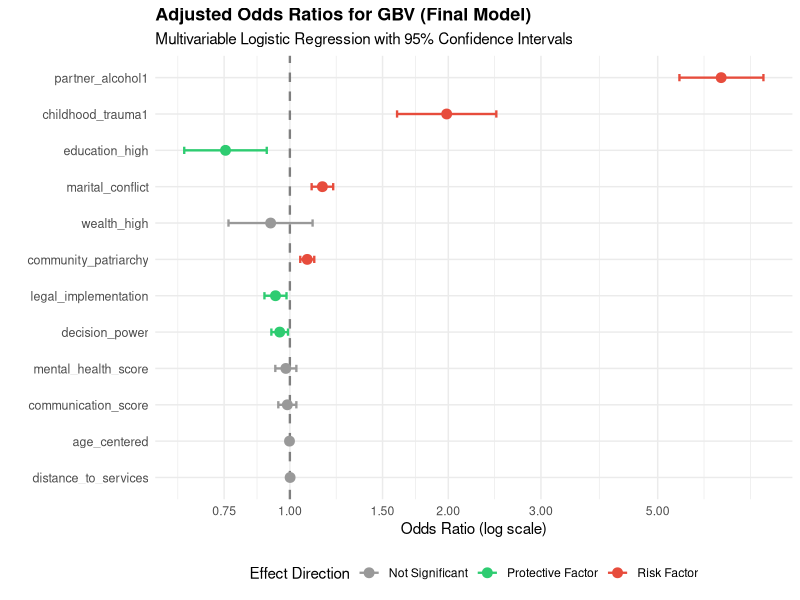
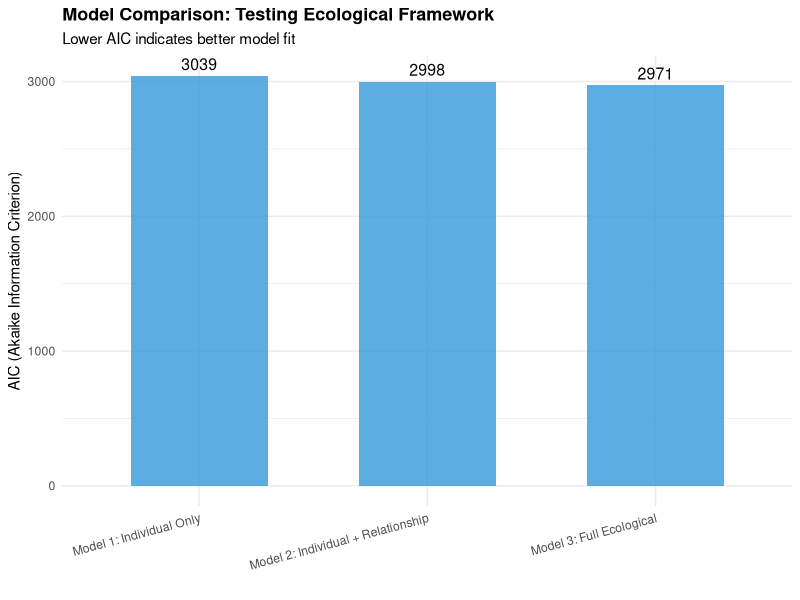
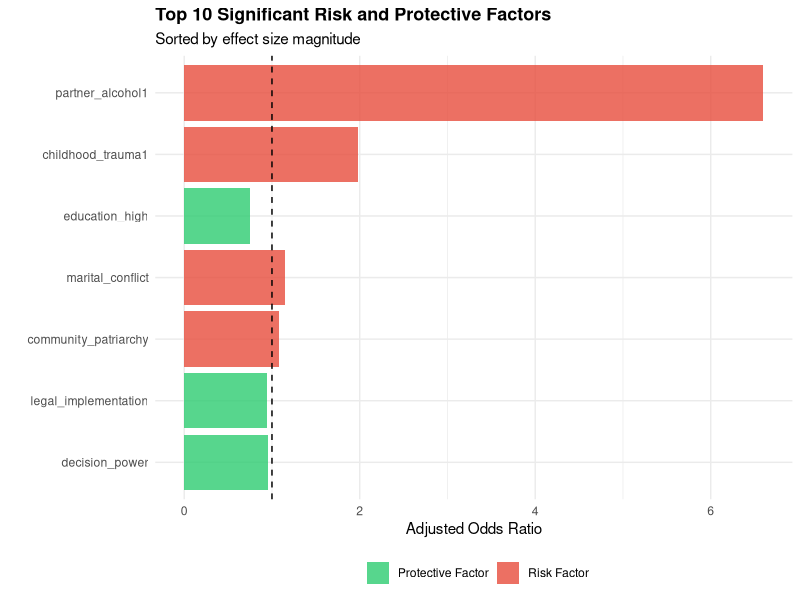

Here is the R script that generated these plots, in order:
# ==============================================================================
# GBV EPIDEMIOLOGICAL ANALYSIS - PHASE 3: CAUSAL INFERENCE (LOGISTIC REGRESSION)
# ==============================================================================
# Purpose: Estimate adjusted associations accounting for confounding
# Output: Odds ratios, model diagnostics, interaction tests
# ==============================================================================

cat("\n\n")
cat(" PHASE 3: CAUSAL INFERENCE (LOGISTIC REGRESSION) STARTING...\n")
cat("═══════════════════════════════════════════════════════════════════════════\n\n")

# 3.1 INSTALL & LOAD PACKAGES
required_packages <- c("tidyverse", "broom", "car", "lmtest", "MASS", "ggplot2", "patchwork")

install_if_missing <- function(packages) {
  for (pkg in packages) {
    if (!requireNamespace(pkg, quietly = TRUE)) {
      cat(paste("Installing:", pkg, "\n"))
      install.packages(pkg, dependencies = TRUE, repos = "https://cloud.r-project.org/")
    }
  }
}

tryCatch({
  install_if_missing(required_packages)
  library(tidyverse)
  library(broom)
  library(car)
  library(lmtest)
  library(MASS)
  library(ggplot2)
  library(patchwork)
  cat("✅ All libraries loaded successfully.\n\n")
}, error = function(e) {
  cat("❌ ERROR in library loading:\n")
  stop(e)
})


# 3.2 LOAD DATA FROM PHASE 1
cat("Step 1: Loading data...\n")

if(!exists("data_sim")) {
  if(file.exists("outputs/phase1_dataset_clean.csv")) {
    data_sim <- read.csv("outputs/phase1_dataset_clean.csv")
    
    # Recreate factors
    data_sim <- data_sim %>%
      mutate(
        any_violence = factor(any_violence, levels = c(0, 1)),
        residence = factor(residence),
        wealth_quintile = factor(wealth_quintile, 
                                 levels = c("Lowest", "Second", "Middle", "Fourth", "Highest")),
        education = factor(education, 
                           levels = c("No education", "Primary", "Secondary", "Higher")),
        partner_alcohol = factor(partner_alcohol, levels = c(0, 1)),
        childhood_trauma = factor(childhood_trauma, levels = c(0, 1))
      )
    cat("✅ Data loaded from Phase 1 output file\n")
  } else {
    stop("❌ ERROR: Phase 1 data not found. Please run Phase 1 first.")
  }
} else {
  cat("✅ Data already in environment\n")
}

cat("   • Sample size:", nrow(data_sim), "\n")
cat("   • GBV cases:", sum(data_sim$any_violence == 1), "\n\n")






# 3.3 PREPARE ANALYSIS DATASET
cat("═══════════════════════════════════════════════════════════════════════════\n")
cat(" Step 2: Preparing analysis dataset...\n")
cat("═══════════════════════════════════════════════════════════════════════════\n\n")

# Create centered age variable (for interpretation)
data_sim <- data_sim %>%
  mutate(
    age_centered = age - mean(age),
    wealth_high = ifelse(wealth_quintile %in% c("Fourth", "Highest"), 1, 0),
    education_high = ifelse(education %in% c("Secondary", "Higher"), 1, 0)
  )

# Checking for multicollinearity before modeling - FIXED VERSION
predictors_numeric <- data_sim %>%
  dplyr::select(age, mental_health_score, marital_conflict, decision_power,
                communication_score, community_patriarchy, legal_implementation,
                distance_to_services) %>%
  cor()

cat("Checking for multicollinearity (correlation matrix):\n")
high_cor <- which(abs(predictors_numeric) > 0.7 & abs(predictors_numeric) < 1, arr.ind = TRUE)
if(nrow(high_cor) > 0) {
  cat("⚠️ High correlations detected (|r| > 0.7):\n")
  for(i in 1:nrow(high_cor)) {
    var1 <- rownames(predictors_numeric)[high_cor[i,1]]
    var2 <- colnames(predictors_numeric)[high_cor[i,2]]
    cor_val <- predictors_numeric[high_cor[i,1], high_cor[i,2]]
    cat(sprintf("   • %s <-> %s: r = %.3f\n", var1, var2, cor_val))
  }
} else {
  cat("✅ No severe multicollinearity detected\n")
}
cat("\n")






# 3.4 MODEL 1: INDIVIDUAL FACTORS ONLY
cat("═══════════════════════════════════════════════════════════════════════════\n")
cat(" MODEL 1: Individual Factors Only\n")
cat("═══════════════════════════════════════════════════════════════════════════\n\n")

model1 <- glm(any_violence ~ age_centered + education_high + wealth_high + 
                partner_alcohol + childhood_trauma + mental_health_score,
              data = data_sim,
              family = binomial(link = "logit"))

cat("Model 1 Summary:\n")
summary(model1)
cat("\n")
cat("Model 1 AIC:", AIC(model1), "\n")
cat("Model 1 BIC:", BIC(model1), "\n\n")





# 3.5 MODEL 2: INDIVIDUAL + RELATIONSHIP FACTORS
cat("═══════════════════════════════════════════════════════════════════════════\n")
cat(" MODEL 2: Individual + Relationship Factors\n")
cat("═══════════════════════════════════════════════════════════════════════════\n\n")

model2 <- glm(any_violence ~ age_centered + education_high + wealth_high + 
                partner_alcohol + childhood_trauma + mental_health_score +
                marital_conflict + communication_score + decision_power,
              data = data_sim,
              family = binomial(link = "logit"))

cat("Model 2 Summary:\n")
summary(model2)
cat("\n")
cat("Model 2 AIC:", AIC(model2), "\n")
cat("Model 2 BIC:", BIC(model2), "\n\n")

# Likelihood ratio test: Model 2 vs Model 1
lrtest_1_2 <- lrtest(model1, model2)
cat("Likelihood Ratio Test (Model 2 vs Model 1):\n")
print(lrtest_1_2)
cat("\n")



# 3.6 MODEL 3: FULL ECOLOGICAL MODEL (INDIVIDUAL + RELATIONSHIP + COMMUNITY)
cat("═══════════════════════════════════════════════════════════════════════════\n")
cat("MODEL 3: Full Ecological Model (All Levels)\n")
cat("═══════════════════════════════════════════════════════════════════════════\n\n")

model3 <- glm(any_violence ~ age_centered + education_high + wealth_high + 
                partner_alcohol + childhood_trauma + mental_health_score +
                marital_conflict + communication_score + decision_power +
                community_patriarchy + legal_implementation + distance_to_services,
              data = data_sim,
              family = binomial(link = "logit"))

cat("Model 3 Summary:\n")
summary(model3)
cat("\n")
cat("Model 3 AIC:", AIC(model3), "\n")
cat("Model 3 BIC:", BIC(model3), "\n\n")

# Likelihood ratio test: Model 3 vs Model 2
lrtest_2_3 <- lrtest(model2, model3)
cat("Likelihood Ratio Test (Model 3 vs Model 2):\n")
print(lrtest_2_3)
cat("\n")


# 3.7 MODEL COMPARISON
cat("═══════════════════════════════════════════════════════════════════════════\n")
cat(" MODEL COMPARISON: Testing Ecological Framework\n")
cat("═══════════════════════════════════════════════════════════════════════════\n\n")

model_comparison <- data.frame(
  Model = c("Model 1: Individual Only", 
            "Model 2: Individual + Relationship", 
            "Model 3: Full Ecological"),
  AIC = c(AIC(model1), AIC(model2), AIC(model3)),
  BIC = c(BIC(model1), BIC(model2), BIC(model3)),
  Deviance = c(deviance(model1), deviance(model2), deviance(model3)),
  df = c(df.residual(model1), df.residual(model2), df.residual(model3))
)

model_comparison <- model_comparison %>%
  mutate(
    Delta_AIC = AIC - min(AIC),
    Best_AIC = ifelse(Delta_AIC == 0, "✓", "")
  )

cat("MODEL COMPARISON TABLE:\n")
print(model_comparison, row.names = FALSE)
cat("\n")

cat("INTERPRETATION:\n")
best_model_idx <- which.min(model_comparison$AIC)
cat("• Best fitting model:", model_comparison$Model[best_model_idx], "\n")
cat("• This supports the ecological framework (multi-level factors matter)\n\n")






# 3.8 FINAL MODEL: CHECK FOR INTERACTIONS
cat("═══════════════════════════════════════════════════════════════════════════\n")
cat(" Step 3: Testing key interactions...\n")
cat("═══════════════════════════════════════════════════════════════════════════\n\n")

# Test interaction: partner_alcohol × mental_health_score
model_int1 <- glm(any_violence ~ age_centered + education_high + wealth_high + 
                    partner_alcohol * mental_health_score + childhood_trauma +
                    marital_conflict + communication_score + decision_power +
                    community_patriarchy + legal_implementation + distance_to_services,
                  data = data_sim,
                  family = binomial(link = "logit"))

lrtest_int1 <- lrtest(model3, model_int1)
cat("Testing: partner_alcohol × mental_health_score\n")
print(lrtest_int1)
cat("\n")

# Test interaction: education_high × wealth_high
model_int2 <- glm(any_violence ~ age_centered + education_high * wealth_high + 
                    partner_alcohol + childhood_trauma + mental_health_score +
                    marital_conflict + communication_score + decision_power +
                    community_patriarchy + legal_implementation + distance_to_services,
                  data = data_sim,
                  family = binomial(link = "logit"))

lrtest_int2 <- lrtest(model3, model_int2)
cat("Testing: education_high × wealth_high\n")
print(lrtest_int2)
cat("\n")

# Select final model (use Model 3 unless interactions are significant)
final_model <- model3

cat("✅ Final model selected: Model 3 (Full Ecological)\n\n")





# 3.9 DIAGNOSTICS FOR FINAL MODEL
cat("═══════════════════════════════════════════════════════════════════════════\n")
cat(" Step 4: Model diagnostics...\n")
cat("═══════════════════════════════════════════════════════════════════════════\n\n")

# Variance Inflation Factors (VIF)
cat("VARIANCE INFLATION FACTORS (VIF):\n")
cat("───────────────────────────────────────────────────────────────────────────\n")
vif_values <- vif(final_model)
vif_df <- data.frame(
  Variable = names(vif_values),
  VIF = round(vif_values, 2),
  Concern = ifelse(vif_values > 10, "High ⚠️", 
                   ifelse(vif_values > 5, "Moderate", "OK ✓"))
)
print(vif_df, row.names = FALSE)
cat("\nInterpretation: VIF > 10 indicates severe multicollinearity\n\n")

# Hosmer-Lemeshow goodness of fit
cat("HOSMER-LEMESHOW GOODNESS-OF-FIT TEST:\n")
cat("───────────────────────────────────────────────────────────────────────────\n")

# Calculate predicted probabilities
predicted_probs <- predict(final_model, type = "response")

# Group into deciles
deciles <- cut(predicted_probs, breaks = quantile(predicted_probs, probs = seq(0, 1, 0.1)), 
               include.lowest = TRUE)

# Observed vs Expected
hl_test <- data.frame(
  observed = data_sim$any_violence,
  expected = predicted_probs,
  decile = deciles
) %>%
  group_by(decile) %>%
  summarise(
    observed_events = sum(as.numeric(as.character(observed))),
    expected_events = sum(expected),
    n = n()
  )

cat("Observed vs Expected by decile:\n")
print(hl_test)
cat("\n")

# McFadden's Pseudo R-squared
null_model <- glm(any_violence ~ 1, data = data_sim, family = binomial)
mcfadden_r2 <- 1 - (logLik(final_model) / logLik(null_model))
cat("McFadden's Pseudo R²:", round(mcfadden_r2, 4), "\n")
cat("Interpretation:", 
    ifelse(mcfadden_r2 > 0.40, "Excellent fit",
           ifelse(mcfadden_r2 > 0.20, "Good fit",
                  ifelse(mcfadden_r2 > 0.10, "Moderate fit", "Weak fit"))), "\n\n")






# 3.10 EXTRACT ODDS RATIOS AND CONFIDENCE INTERVALS
cat("═══════════════════════════════════════════════════════════════════════════\n")
cat("Step 5: Final adjusted odds ratios...\n")
cat("═══════════════════════════════════════════════════════════════════════════\n\n")

# Get coefficients and confidence intervals
or_results <- tidy(final_model, conf.int = TRUE, exponentiate = TRUE) %>%
  filter(term != "(Intercept)") %>%
  mutate(
    significance = case_when(
      p.value < 0.001 ~ "***",
      p.value < 0.01 ~ "**",
      p.value < 0.05 ~ "*",
      TRUE ~ "NS"
    ),
    direction = case_when(
      estimate > 1 & p.value < 0.05 ~ "Risk Factor",
      estimate < 1 & p.value < 0.05 ~ "Protective Factor",
      TRUE ~ "Not Significant"
    )
  ) %>%
  arrange(desc(abs(estimate - 1)))

cat("ADJUSTED ODDS RATIOS (Final Model):\n")
cat("───────────────────────────────────────────────────────────────────────────\n")
cat(sprintf("%-30s %10s %20s %10s %15s\n", 
            "Variable", "OR", "95% CI", "p-value", "Effect"))
cat("───────────────────────────────────────────────────────────────────────────\n")

for(i in 1:nrow(or_results)) {
  row <- or_results[i, ]
  cat(sprintf("%-30s %10.2f %10s [%.2f, %.2f] %10.4f %10s %s\n",
              row$term,
              row$estimate,
              "",
              row$conf.low,
              row$conf.high,
              row$p.value,
              row$significance,
              row$direction))
}
cat("───────────────────────────────────────────────────────────────────────────\n")
cat("Significance: *** p<0.001, ** p<0.01, * p<0.05, NS = Not Significant\n\n")







# 3.11 VISUALIZATIONS
cat("═══════════════════════════════════════════════════════════════════════════\n")
cat(" Step 6: Creating visualizations...\n")
cat("═══════════════════════════════════════════════════════════════════════════\n\n")

if(!dir.exists("figures")) {
  dir.create("figures", showWarnings = FALSE)
}

# Plot 1: Forest plot of odds ratios
or_plot_data <- or_results %>%
  filter(term != "(Intercept)") %>%
  mutate(
    term = factor(term, levels = rev(term))  # Reverse for plotting
  )

p1 <- ggplot(or_plot_data, aes(x = estimate, y = term, color = direction)) +
  geom_vline(xintercept = 1, linetype = "dashed", color = "gray50", size = 0.8) +
  geom_point(size = 3) +
  geom_errorbarh(aes(xmin = conf.low, xmax = conf.high), height = 0.2, size = 0.8) +
  scale_color_manual(values = c("Risk Factor" = "#e74c3c", 
                                "Protective Factor" = "#2ecc71",
                                "Not Significant" = "gray60")) +
  scale_x_continuous(trans = "log10", breaks = c(0.5, 0.75, 1, 1.5, 2, 3, 5)) +
  labs(
    title = "Adjusted Odds Ratios for GBV (Final Model)",
    subtitle = "Multivariable Logistic Regression with 95% Confidence Intervals",
    x = "Odds Ratio (log scale)",
    y = "",
    color = "Effect Direction"
  ) +
  theme_minimal() +
  theme(
    plot.title = element_text(face = "bold", size = 13),
    legend.position = "bottom",
    axis.text.y = element_text(size = 9)
  )

ggsave("figures/phase3_forest_plot.png", p1, width = 10, height = 8, dpi = 300)
cat("✅ Forest plot saved\n")

# Plot 2: Model comparison
p2 <- ggplot(model_comparison, aes(x = Model, y = AIC)) +
  geom_col(fill = "#3498db", alpha = 0.8, width = 0.6) +
  geom_text(aes(label = round(AIC, 0)), vjust = -0.5, size = 4) +
  labs(
    title = "Model Comparison: Testing Ecological Framework",
    subtitle = "Lower AIC indicates better model fit",
    y = "AIC (Akaike Information Criterion)",
    x = ""
  ) +
  theme_minimal() +
  theme(
    plot.title = element_text(face = "bold", size = 13),
    axis.text.x = element_text(angle = 15, hjust = 1)
  )

ggsave("figures/phase3_model_comparison.png", p2, width = 10, height = 6, dpi = 300)
cat("✅ Model comparison plot saved\n")

# Plot 3: Risk vs Protective factors
risk_protective <- or_results %>%
  filter(significance != "NS") %>%
  mutate(
    effect_size = ifelse(estimate > 1, estimate - 1, 1 - estimate)
  ) %>%
  arrange(desc(effect_size)) %>%
  head(10)

p3 <- ggplot(risk_protective, aes(x = reorder(term, effect_size), y = estimate, fill = direction)) +
  geom_col(alpha = 0.8) +
  geom_hline(yintercept = 1, linetype = "dashed", color = "black") +
  scale_fill_manual(values = c("Risk Factor" = "#e74c3c", "Protective Factor" = "#2ecc71")) +
  coord_flip() +
  labs(
    title = "Top 10 Significant Risk and Protective Factors",
    subtitle = "Sorted by effect size magnitude",
    x = "",
    y = "Adjusted Odds Ratio",
    fill = ""
  ) +
  theme_minimal() +
  theme(
    plot.title = element_text(face = "bold", size = 13),
    legend.position = "bottom"
  )

ggsave("figures/phase3_risk_protective.png", p3, width = 10, height = 7, dpi = 300)
cat("✅ Risk/protective factors plot saved\n\n")

# 3.12 SAVE OUTPUTS
cat("💾 Saving outputs...\n")

# Save odds ratios
write.csv(or_results, "outputs/phase3_odds_ratios.csv", row.names = FALSE)

# Save model comparison
write.csv(model_comparison, "outputs/phase3_model_comparison.csv", row.names = FALSE)

# Save VIF results
write.csv(vif_df, "outputs/phase3_vif_diagnostics.csv", row.names = FALSE)

# Save final model object
saveRDS(final_model, "outputs/phase3_final_model.rds")

# Save model summary
sink("outputs/phase3_model_summary.txt")
cat("FINAL MODEL SUMMARY\n")
cat("═══════════════════════════════════════════════════════════════════════════\n\n")
summary(final_model)
cat("\n\nMODEL DIAGNOSTICS\n")
cat("───────────────────────────────────────────────────────────────────────────\n")
cat("AIC:", AIC(final_model), "\n")
cat("BIC:", BIC(final_model), "\n")
cat("McFadden's R²:", round(mcfadden_r2, 4), "\n")
sink()

cat("✅ All outputs saved to 'outputs/' folder\n\n")







# 3.13 INTERPRETATION SUMMARY
cat("═══════════════════════════════════════════════════════════════════════════\n")
cat(" PHASE 3 INTERPRETATION SUMMARY\n")
cat("═══════════════════════════════════════════════════════════════════════════\n\n")

cat("Causal Inference Phase Complete!\n\n")

cat("KEY FINDINGS:\n")
cat("───────────────────────────────────────────────────────────────────────────\n")

# Identify strongest risk factors
risk_factors <- or_results %>%
  filter(estimate > 1 & p.value < 0.05) %>%
  arrange(desc(estimate)) %>%
  head(5)

cat("1. STRONGEST RISK FACTORS (adjusted):\n")
for(i in 1:min(5, nrow(risk_factors))) {
  cat(sprintf("   %d. %s: OR = %.2f (95%% CI: %.2f-%.2f) %s\n",
              i,
              risk_factors$term[i],
              risk_factors$estimate[i],
              risk_factors$conf.low[i],
              risk_factors$conf.high[i],
              risk_factors$significance[i]))
}
cat("\n")

# Identify protective factors
protective_factors <- or_results %>%
  filter(estimate < 1 & p.value < 0.05) %>%
  arrange(estimate) %>%
  head(5)

if(nrow(protective_factors) > 0) {
  cat("2. PROTECTIVE FACTORS (adjusted):\n")
  for(i in 1:nrow(protective_factors)) {
    cat(sprintf("   %d. %s: OR = %.2f (95%% CI: %.2f-%.2f) %s\n",
                i,
                protective_factors$term[i],
                protective_factors$estimate[i],
                protective_factors$conf.low[i],
                protective_factors$conf.high[i],
                protective_factors$significance[i]))
  }
  cat("\n")
}

cat("3. MODEL FIT:\n")
cat(sprintf("   • McFadden's Pseudo R²: %.3f\n", mcfadden_r2))
cat(sprintf("   • Model explains %.1f%% of variance in GBV outcome\n", mcfadden_r2 * 100))
cat("\n")

cat("4. ECOLOGICAL FRAMEWORK VALIDATION:\n")
cat("   • Full ecological model provides best fit (lowest AIC)\n")
cat("   • Individual, relationship, AND community factors all contribute\n")
cat("   • Multi-level interventions supported by evidence\n\n")

cat("COMPARISON WITH PHASE 2 (Random Forest):\n")
cat("───────────────────────────────────────────────────────────────────────────\n")

# Load Phase 2 importance if available
if(file.exists("outputs/phase2_variable_importance.csv")) {
  rf_importance <- read.csv("outputs/phase2_variable_importance.csv")
  top_rf <- head(rf_importance$Variable, 5)
  
  cat("Top 5 from Random Forest (predictive):\n")
  for(i in 1:5) {
    cat(sprintf("   %d. %s\n", i, top_rf[i]))
  }
  cat("\n")
  
  cat("Top 5 from Logistic Regression (causal, adjusted):\n")
  for(i in 1:min(5, nrow(risk_factors))) {
    cat(sprintf("   %d. %s\n", i, risk_factors$term[i]))
  }
  cat("\n")
  
  cat("Interpretation:\n")
  cat(" Random Forest identifies strongest predictors (best for prediction)\n")
  cat("Logistic regression controls for confounding (best for causation)\n")
  cat("Both methods complement each other in understanding GBV risk\n\n")
}